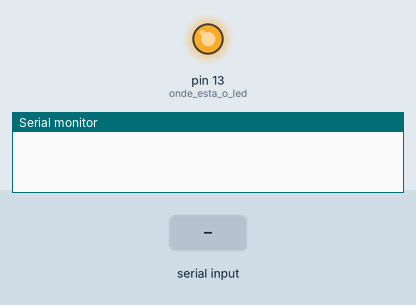
Recording of a sketch running on a simulated Arduino Uno, built with avr-gcc and run on an emulated ATmega328P. Parts: output pins drawn as LEDs (lit = HIGH), the last lines printed to the serial monitor. Dashed ring = blinking. The inputs (shaded band) are chosen by the test bench.

Above: at 0.1 s.
At 1.2 s:
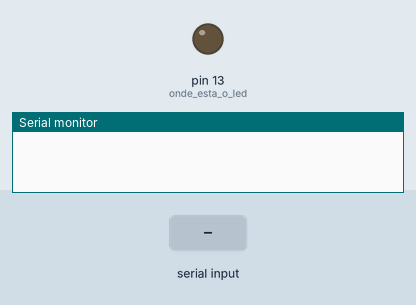
1.3 s: byte 30 received over Serial
At 2.15 s:
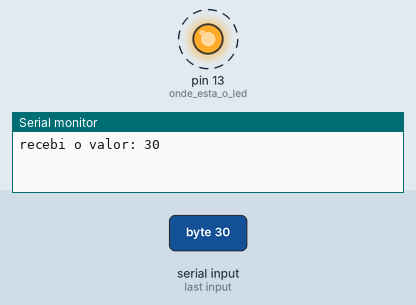
Timing chart, 0 to 10.3 s (numbered marks = the images above; inputs shaded):
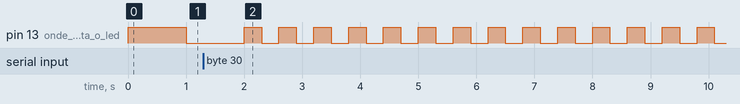

The sketch:

fs_02_arduino_led_blink_serial.ino
```cpp
// Foto-si´ntese, Arduino + Processing Workshop, Andre Sier, 2013

/*
 0-ve se ha alguma mensagem nova
 1-liga o led
 2-espera
 3-desliga o led
 4-espera

 repete
 */


// variaveis a usar no programa

int onde_esta_o_led = 13;

int tempo_de_delay = 1000;


// funcao setup
void setup() {
  // put your setup code here, to run once:

  //pinMode(13, OUTPUT);
  pinMode(onde_esta_o_led, OUTPUT); // o pin do led e output

  Serial.begin(9600); // iniciar a comunicaçao serial

}

// funcao loop
void loop() {
  // put your main code here, to run repeatedly:

  // ve se ha alguma mensagem nova
  while (Serial.available()>0){

    int val = Serial.read();

    Serial.print("recebi o valor: "); // receber 1 byte (0-255)
    Serial.print(val);

    val = val * 10; // multiplicar por 10 (0-2550)

    tempo_de_delay = val; // ligar o valor ao tempo de delay

  }

  digitalWrite( onde_esta_o_led, HIGH); // ligar o led

  delay(tempo_de_delay);

  digitalWrite( onde_esta_o_led, LOW); // desligar o led


  delay(tempo_de_delay);


}
```

Measured:
- after the input at 1.3 s, pin 13 (onde_esta_o_led): alternates HIGH for 0.30 s and LOW for 0.30 s, starting after 1.0 s
